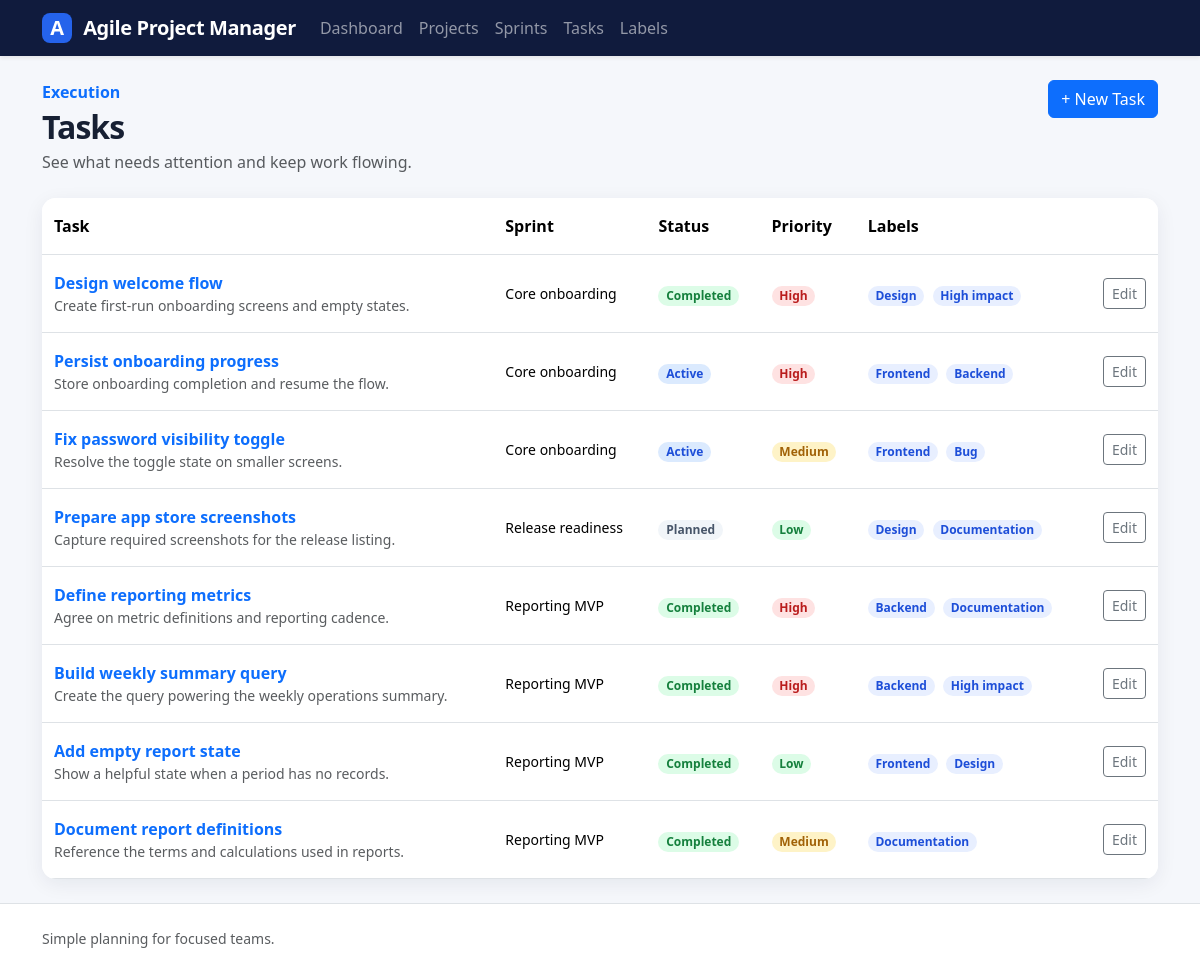
Page /tasks/ on the earlier database version.
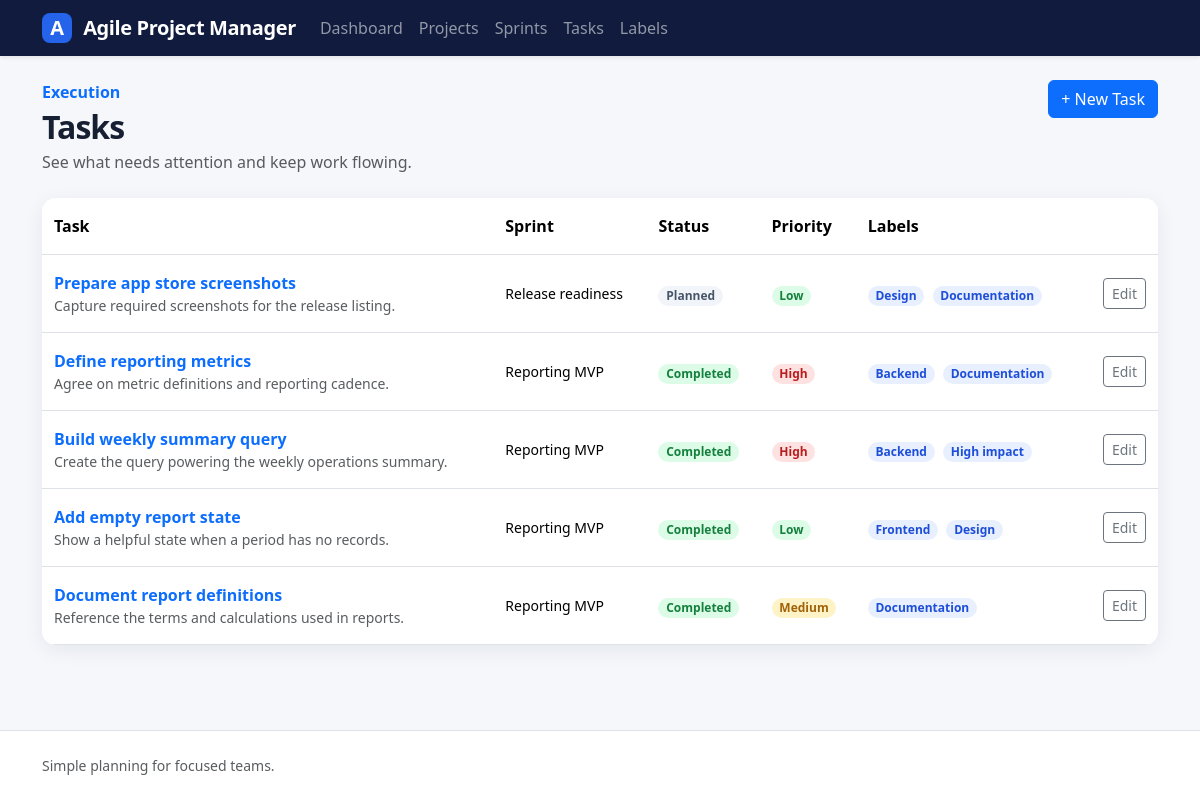
Same page on the later database version.
### tasks/models.py (models this page shows, shortened)
class Task(models.Model):
    class PriorityChoices(models.TextChoices):
        LOW = 'LOW'
        MEDIUM = 'MEDIUM'
        HIGH = 'HIGH'
    sprint = models.ForeignKey(Sprint, on_delete=models.CASCADE)
    title = models.CharField(
        max_length=100,
        validators=[MinLengthValidator(3)],
    )
    description = models.TextField(max_length=500)
    priority = models.CharField(choices=PriorityChoices.choices, max_length=10)
    status = models.CharField(choices=Sprint.StatusChoices.choices, max_length=10)
    created_at = models.DateTimeField(auto_now_add=True)
    updated_at = models.DateTimeField(auto_now=True)
    labels = models.ManyToManyField(Label)

class Label(models.Model):
    name = models.CharField(
        max_length=100,
        validators=[MinLengthValidator(3)],
    )
    color = models.CharField(max_length=10)

### sprints/models.py (models this page shows, shortened)
class Sprint(models.Model):
    class StatusChoices(models.TextChoices):
        PLANNED = 'planned', 'Planned'
        ACTIVE = 'active', 'Active'
        COMPLETED = 'completed', 'Completed'
    project = models.ForeignKey(Project, on_delete=models.CASCADE)
    name = models.CharField(
        max_length=100,
        validators=[MinLengthValidator(4)],
    )
    goal = models.CharField(max_length=100)
    start_date = models.DateField()
    end_date = models.DateField()
    status = models.CharField(choices=StatusChoices.choices, max_length=10)

### tasks/views.py (the view)
# urls.py: path('', TaskListView.as_view(), name='list'),
class TaskListView(ListView):
    model = Task
    template_name = 'tasks/task_list.html'
    context_object_name = 'tasks'

### templates/tasks/task_list.html (shortened to what this page needs)
{% extends "base.html" %}
{% block content %}
    <div class="page-header">
        <div>
            <p class="text-primary fw-semibold mb-1">
                Execution
            </p>
            <h1 class="h2 mb-1">
                Tasks
            </h1>
            <p class="text-muted mb-0">
                See what needs attention and keep work flowing.
            </p>
        </div>
        <a class="btn btn-primary" href="{% url 'tasks:create' %}">
            + New Task
        </a>
    </div>
    <div class="card table-card">
        <div class="table-responsive">
            <table class="table table-hover mb-0">
                <thead>
                    <tr>
                        <th>
                            Task
                        </th>
                        <th>
                            Sprint
                        </th>
                        <th>
                            Status
                        </th>
                        <th>
                            Priority
                        </th>
                        <th>
                            Labels
                        </th>
                        <th>
                        </th>
                    </tr>
                </thead>
                <tbody>
                    {% for task in tasks %}
                        <tr>
                            <td>
                                <a class="fw-semibold text-decoration-none" href="{% url 'tasks:detail' task.pk %}">
                                    {{ task.title }}
                                </a>
                                <div class="small text-muted">
                                    {{ task.description|truncatewords:10 }}
                                </div>
                            </td>
                            <td class="small">
                                {{ task.sprint.name }}
                            </td>
                            <td>
                                <span class="badge rounded-pill badge-status-{{ task.status }}">
                                    {{ task.get_status_display|default:task.status|title }}
                                </span>
                            </td>
                            <td>
                                <span class="badge rounded-pill priority-{{ task.priority|lower }}">
                                    {{ task.get_priority_display|default:task.priority|title }}
                                </span>
                            </td>
                            <td>
                                {% for label in task.labels.all %}
                                    <span class="badge rounded-pill badge-soft me-1">
                                        {{ label.name }}
                                    </span>
                                {% empty %}
                                    <span class="text-muted small">
                                        None
                                    </span>
                                {% endfor %}
                            </td>
                            <td class="text-end">
                                <a href="{% url 'tasks:update' task.pk %}" class="btn btn-sm btn-outline-secondary">
                                    Edit
                                </a>
                            </td>
                        </tr>
                    {% empty %}
                        <tr>
                            <td colspan="6">
                                {% include "partials/_empty_state.html" with title="No tasks found" message="Create a task or adjust your filters." action_url=task_create_url action_text="Create task" %}
                            </td>
                        </tr>
                    {% endfor %}
                </tbody>
            </table>
        </div>
    </div>
{% endblock %}

Differences in the rows shown:
removed Task: title "Design welcome flow", description "Create first-run onboarding screens and empty states.", sprint.name "Core onboarding", status "Completed", priority "High", Label (name "Design"), Label (name "High impact")
removed Task: title "Persist onboarding progress", description "Store onboarding completion and resume the flow.", sprint.name "Core onboarding", status "Active", priority "High", Label (name "Frontend"), Label (name "Backend")
removed Task: title "Fix password visibility toggle", description "Resolve the toggle state on smaller screens.", sprint.name "Core onboarding", status "Active", priority "Medium", Label (name "Frontend")
no longer on this page (row unchanged): Label: name "Bug", shown under "Fix password visibility toggle"
